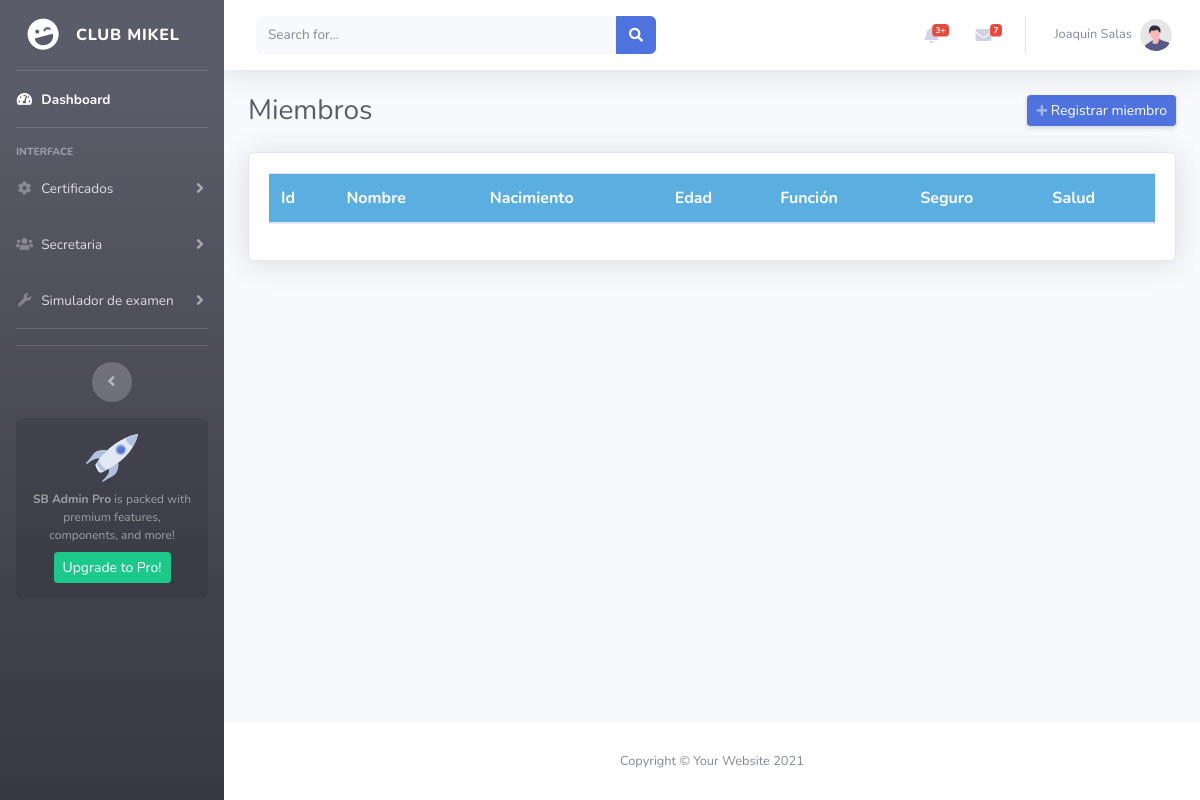
Before: /miembros/listar.php (signed in) with the older database file.
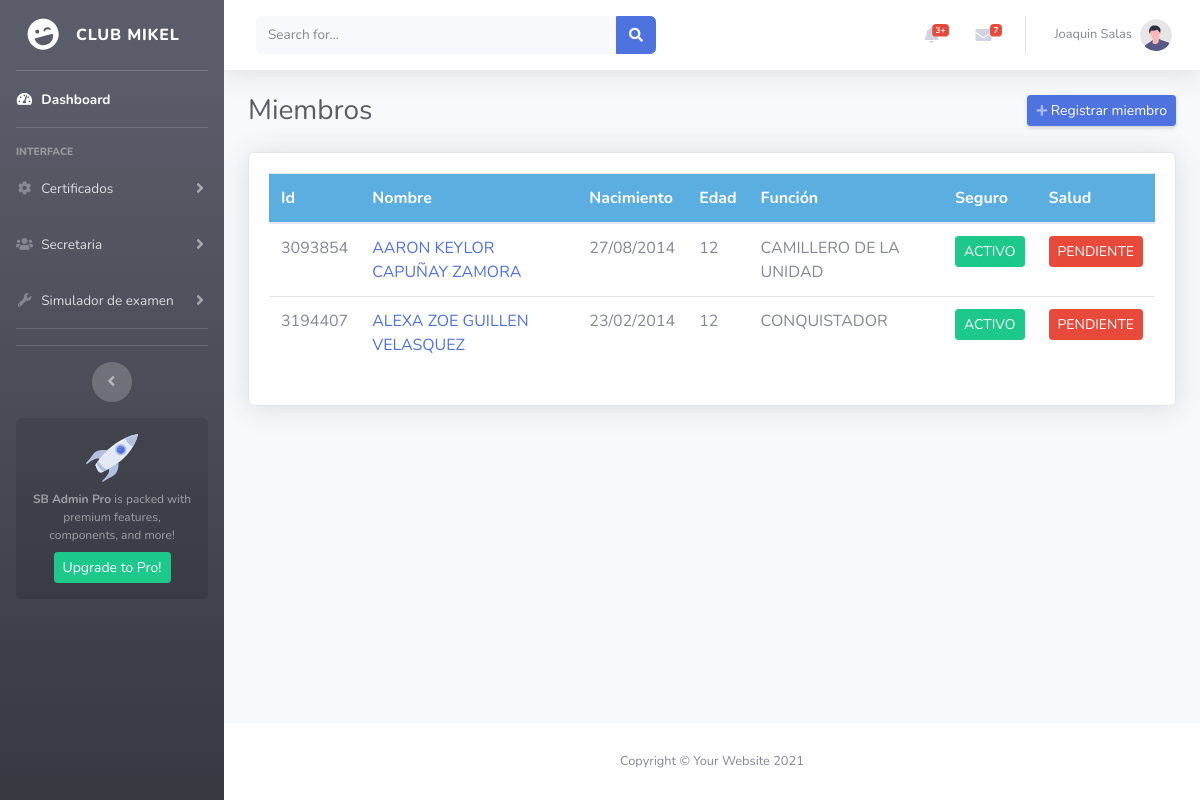
After: the same page with the newer database file.
### tables this page shows
CREATE TABLE `miembros` (
  `id` int(11) NOT NULL,
  `nombre` varchar(150) NOT NULL,
  `sexo` enum('M','F') NOT NULL,
  `fecha_nacimiento` date DEFAULT NULL,
  `funcion` varchar(80) NOT NULL,
  `seguro` enum('ACTIVO','INACTIVO') NOT NULL DEFAULT 'ACTIVO',
  `salud` enum('ACTUALIZADO','PENDIENTE') NOT NULL DEFAULT 'PENDIENTE',
  `creado` timestamp NOT NULL DEFAULT current_timestamp(),
  `estado_civil` varchar(20) NOT NULL,
  `talla` varchar(10) NOT NULL,
  `bautizado` tinyint(1) NOT NULL DEFAULT 0,
  `dni` varchar(20) NOT NULL,
  `organo_emisor` varchar(100) NOT NULL,
  `telefono` varchar(20) DEFAULT NULL,
  `celular` varchar(20) DEFAULT NULL,
  `correo` varchar(120) DEFAULT NULL,
  `departamento` varchar(60) NOT NULL,
  `ciudad` varchar(80) NOT NULL,
  `codigo_postal` varchar(15) DEFAULT NULL,
  `direccion` varchar(150) DEFAULT NULL,
  `barrio` varchar(100) DEFAULT NULL,
  `idioma` varchar(20) NOT NULL DEFAULT 'ES',
  `acepto_terminos` tinyint(1) NOT NULL DEFAULT 0,
  `fecha_aceptacion` datetime DEFAULT NULL
);

### vista/config.php (called while the page is built)
<?php
if (!isset($base)) {
    $base = ($_SERVER['HTTP_HOST'] === 'localhost') ? '/club_mikel_manager/' : '/';
}

### miembros/listar.php (the view, shortened to what this page needs)
<?php
require_once __DIR__ . '/../vista/config.php';
require_once __DIR__ . '/../modelo/conexion.php';
$res = $con->query("
    SELECT id, dni, nombre, fecha_nacimiento,
           TIMESTAMPDIFF(YEAR, fecha_nacimiento, CURDATE()) AS edad,
           funcion, seguro, salud
    FROM miembros
    ORDER BY nombre
");
?>
<!DOCTYPE html>
<html lang="es">
<head>
    <?php require __DIR__ . '/../vista/style.php'; ?>
    <link rel="stylesheet" href="https://cdn.datatables.net/1.13.8/css/dataTables.bootstrap4.min.css">
    <link rel="stylesheet" href="https://cdn.datatables.net/buttons/2.4.2/css/buttons.bootstrap4.min.css">
</head>
<body id="page-top">
<div id="wrapper">
    <?php require __DIR__ . '/../vista/menuv.php'; ?>
    <div id="content-wrapper" class="d-flex flex-column">
        <div id="content">
            <?php require __DIR__ . '/../vista/menuh.php'; ?>
            <div class="container-fluid">
                <div class="d-sm-flex align-items-center justify-content-between mb-4">
                    <h1 class="h3 mb-0 text-gray-800">Miembros</h1>
                    <a href="<?= $base ?>miembros/registrar.php" class="btn btn-sm btn-primary shadow-sm">
                        <i class="fas fa-plus fa-sm text-white-50"></i> Registrar miembro
                    </a>
                </div>
                <div class="card shadow mb-4">
                    <div class="card-body">
                        <div class="table-responsive">
                            <table id="tablaMiembros" class="table table-hover" width="100%">
                                <thead class="text-white" style="background:#5aaee0">
                                    <tr>
                                        <th>Id</th>
                                        <th>Nombre</th>
                                        <th>Nacimiento</th>
                                        <th>Edad</th>
                                        <th>Función</th>
                                        <th>Seguro</th>
                                        <th>Salud</th>
                                    </tr>
                                </thead>
                                <tbody>
                                <?php while ($m = $res->fetch_assoc()): ?>
                                    <tr>
                                        <td><?= (int)$m['id'] ?></td>
                                        <td>
                                            <a href="<?= $base ?>miembros/ficha.php?id=<?= (int)$m['id'] ?>">
                                                <?= htmlspecialchars($m['nombre']) ?>
                                            </a>
                                        </td>
                                        <td><?= date('d/m/Y', strtotime($m['fecha_nacimiento'])) ?></td>
                                        <td><?= (int)$m['edad'] ?></td>
                                        <td><?= htmlspecialchars($m['funcion']) ?></td>
                                        <td>
                                            <span class="btn btn-sm btn-block <?= $m['seguro'] === 'ACTIVO' ? 'btn-success' : 'btn-danger' ?>">
                                                <?= $m['seguro'] ?>
                                            </span>
                                        </td>
                                        <td>
                                            <span class="btn btn-sm btn-block <?= $m['salud'] === 'ACTUALIZADO' ? 'btn-success' : 'btn-danger' ?>">
                                                <?= $m['salud'] ?>
                                            </span>
                                        </td>
                                    </tr>
                                <?php endwhile; ?>
                                </tbody>
                            </table>
                        </div>
                    </div>
                </div>
            </div>
        </div>
        <?php require __DIR__ . '/../vista/footer.php'; ?>
    </div>
</div>
</body>
</html>

### vista/style.php (shortened to what this page needs)
<?php require_once __DIR__ . '/config.php'; ?>
    <link href="<?= $base ?>vendor/fontawesome-free/css/all.min.css" rel="stylesheet">
    <link href="<?= $base ?>css/sb-admin-2.min.css" rel="stylesheet">

### vista/menuv.php (shortened to what this page needs)
<?php require_once __DIR__ . '/config.php'; ?>
<ul class="navbar-nav bg-gradient-dark sidebar sidebar-dark accordion" id="accordionSidebar">
    <a class="sidebar-brand d-flex align-items-center justify-content-center" href="<?= $base ?>home.php">
        <div class="sidebar-brand-icon rotate-n-15">
            <i class="fas fa-laugh-wink"></i>
        </div>
        <div class="sidebar-brand-text mx-3">CLUB MIKEL </div>
    </a>
    <hr class="sidebar-divider my-0">
    <li class="nav-item active">
        <a class="nav-link" href="<?= $base ?>home.php">
            <i class="fas fa-fw fa-tachometer-alt"></i>
            <span>Dashboard</span></a>
    </li>
    <hr class="sidebar-divider">
    <div class="sidebar-heading">
        Interface
    </div>
    <li class="nav-item">
        <a class="nav-link collapsed" href="#" data-toggle="collapse" data-target="#collapseTwo"
            aria-expanded="true" aria-controls="collapseTwo">
            <i class="fas fa-fw fa-cog"></i>
            <span>Certificados</span>
        </a>
    </li>
     <li class="nav-item">
        <a class="nav-link collapsed" href="#" data-toggle="collapse" data-target="#collapseThree"
            aria-expanded="true" aria-controls="collapseThree">
            <i class="fas fa-fw fa-users"></i>
            <span>Secretaria</span>
        </a>
    </li>
    <li class="nav-item">
        <a class="nav-link collapsed" href="#" data-toggle="collapse" data-target="#collapseUtilities"
            aria-expanded="true" aria-controls="collapseUtilities">
            <i class="fas fa-fw fa-wrench"></i>
            <span>Simulador de examen</span>
        </a>
    </li>
    <hr class="sidebar-divider">
    <hr class="sidebar-divider d-none d-md-block">
    <div class="text-center d-none d-md-inline">
        <button class="rounded-circle border-0" id="sidebarToggle"></button>
    </div>
    <div class="sidebar-card d-none d-lg-flex">
        <img class="sidebar-card-illustration mb-2" src="<?= $base ?>img/undraw_rocket.svg" alt="...">
        <p class="text-center mb-2"><strong>SB Admin Pro</strong> is packed with premium features, components, and more!</p>
        <a class="btn btn-success btn-sm" href="https://startbootstrap.com/theme/sb-admin-pro">Upgrade to Pro!</a>
    </div>
</ul>

### vista/menuh.php (shortened to what this page needs)
<?php
require_once __DIR__ . '/config.php';
?>
<nav class="navbar navbar-expand navbar-light bg-white topbar mb-4 static-top shadow">
    <form class="d-none d-sm-inline-block form-inline mr-auto ml-md-3 my-2 my-md-0 mw-100 navbar-search">
        <div class="input-group">
            <input type="text" class="form-control bg-light border-0 small" placeholder="Search for..."
                aria-label="Search" aria-describedby="basic-addon2">
            <div class="input-group-append">
                <button class="btn btn-primary" type="button">
                    <i class="fas fa-search fa-sm"></i>
                </button>
            </div>
        </div>
    </form>
    <ul class="navbar-nav ml-auto">
        <li class="nav-item dropdown no-arrow mx-1">
            <a class="nav-link dropdown-toggle" href="#" id="alertsDropdown" role="button"
                data-toggle="dropdown" aria-haspopup="true" aria-expanded="false">
                <i class="fas fa-bell fa-fw"></i>
                <span class="badge badge-danger badge-counter">3+</span>
            </a>
        </li>
        <li class="nav-item dropdown no-arrow mx-1">
            <a class="nav-link dropdown-toggle" href="#" id="messagesDropdown" role="button"
                data-toggle="dropdown" aria-haspopup="true" aria-expanded="false">
                <i class="fas fa-envelope fa-fw"></i>
                <span class="badge badge-danger badge-counter">7</span>
            </a>
        </li>
        <li class="nav-item dropdown no-arrow">
            <a class="nav-link dropdown-toggle" href="#" id="userDropdown" role="button"
                data-toggle="dropdown" aria-haspopup="true" aria-expanded="false">
                <span class="mr-2 d-none d-lg-inline text-gray-600 small">
                    <?= htmlspecialchars($_SESSION['nom_session'] ?? ''); ?>
                </span>
                <img class="img-profile rounded-circle" src="<?= $base ?>img/undraw_profile.svg">
            </a>
        </li>
    </ul>
</nav>

### vista/footer.php
<footer class="sticky-footer bg-white">
    <div class="container my-auto">
        <div class="copyright text-center my-auto">
            <span>Copyright &copy; Your Website 2021</span>
        </div>
    </div>
</footer>

Changed rows visible on the page:
added miembros: id "3093854", nombre "AARON KEYLOR CAPUÑAY ZAMORA", fecha_nacimiento "27/08/2014", edad "12", funcion "CAMILLERO DE LA UNIDAD", seguro "ACTIVO", salud "PENDIENTE"
added miembros: id "3194407", nombre "ALEXA ZOE GUILLEN VELASQUEZ", fecha_nacimiento "23/02/2014", edad "12", funcion "CONQUISTADOR", seguro "ACTIVO", salud "PENDIENTE"
